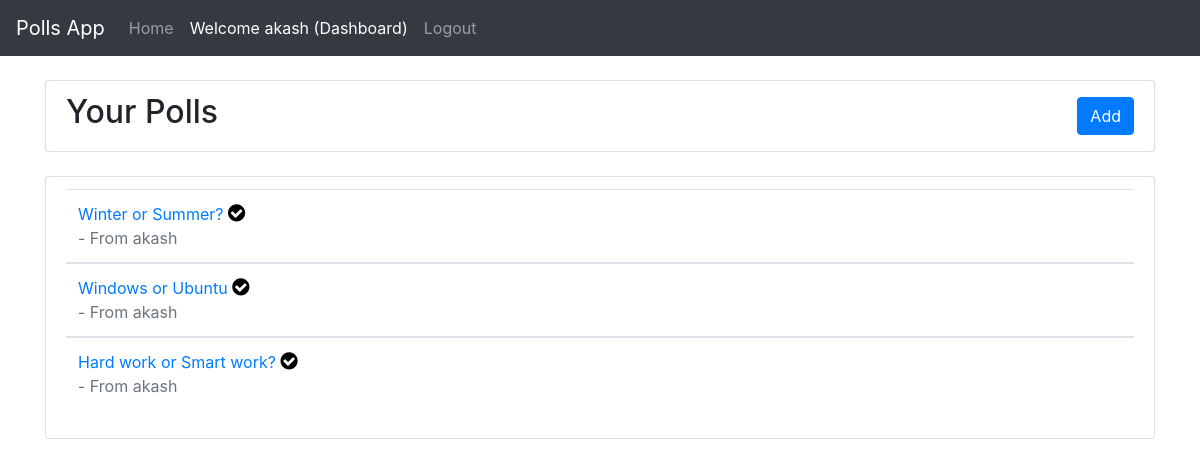
The page /dashboard (signed in) on the database its author committed.
### user_poll/models.py (models this page shows, shortened)
class Questions(models.Model):
    question_id = models.AutoField(primary_key=True)
    by_publishe = models.ForeignKey(User, on_delete=models.CASCADE)
    question = models.CharField(max_length=100)
    is_published = models.BooleanField(default=True)
    class Meta:
        db_table = 'Questions'

### pages/views.py (the view)
# urls.py: path('dashboard', views.dashboard, name='dashboard')
def dashboard(request):
    if not request.user.is_authenticated:
        return redirect('login')
    return index(request)

### pages/views.py (called while the page is built)
def index(request):
    question = Questions.objects.all()
    user = request.user
    paginator = Paginator(question, 6)
    page_number = request.GET.get('page')
    page_obj = paginator.get_page(page_number)
    context = {
        'question': page_obj,
        'user': user
    }
    if('/' == request.path):
        print(request.path)
        return render(request, 'pages/index.html', context)
    else:
        return render(request, 'pages/dashboard.html', context)

### templates/pages/dashboard.html (shortened to what this page needs)
{% extends 'base.html' %}
{% block content %}
<section id="dashboard" class="py-4">
    <div class="container">
      <div class="row">
        <div class="col-md-12">
          <ul class="list-group">
            <li class="list-group-item d-flex justify-content-between align-items-center">
              <h2 align="center">Your Polls</h2>
              <a class="btn btn-primary" href="{% url 'add_poll' %}">Add</a>
            </li>
          </ul>
          <br>
          <ul class="list-group">
            <li class="list-group-item d-flex justify-content-between align-items-center">
            <table class="table">
              {% if question %}
                {% for question in question %}
                  {% if question.is_published == True %}
                    <tbody>
                  {% else %}
                    {% if user == question.by_publishe %}
                      <tbody>
                      <tr>
                        <td><a href="{% url 'poll_stop' question.question_id %}">{{ question.question }}</a>&nbsp;<i class="fa fa-check-circle" style="font-size:20px;color:black"></i>
                        <footer class="text-muted">- From {{ question.by_publishe }}</footer></td>
                      </tr>
                    {% endif %}
                  {% endif %}
                {% endfor %}
              {% else %}
                <p>Latest polls not available</p>
              {% endif %}
            </table>
            </li>
          </ul>
        </div>
        <div class="row">
          <div class="col-md-12">
          </div>
        </div>
      </div>
</section>
{% endblock %}

### templates/base.html (shortened to what this page needs)
<!doctype html>
<html lang="en">
  <head>
    <link rel="stylesheet" href="https://stackpath.bootstrapcdn.com/bootstrap/4.3.1/css/bootstrap.min.css">
    <link rel="stylesheet" href="https://cdnjs.cloudflare.com/ajax/libs/font-awesome/4.7.0/css/font-awesome.min.css">
  </head>
  <body>
    <nav class="navbar navbar-expand-lg navbar-dark bg-dark">
    <a class="navbar-brand" href="#">Polls App</a>
    <div class="collapse navbar-collapse" id="navbarNavDropdown">
        <ul class="navbar-nav">
        <li
        {% if '/' == request.path %}
            class="nav-item active"
        {% else %}
            class="nav-item"
        {% endif %}
        >
            <a class="nav-link" href="{% url 'index' %}">Home</a>
        </li>
        {% if user.is_authenticated %}
            <li
            {% if 'dashboard' in request.path %}
                class="nav-item active"
            {% else %}
                class="nav-item"
            {% endif %}
            >
            <a class="nav-link" href="{% url 'dashboard' %}"> Welcome {{ user.username }} (Dashboard) </a>
            </li>
            <li class="nav-item">
                <a href="javascript:{document.getElementById('logout').submit()}" class="nav-link">
                     Logout
                </a>
            </li>
        {% endif %}
        </ul>
    </div>
    </nav>
    {% block content %}
    {% endblock %}
  </body>
</html>

### rows shown on the page
Questions: question "Winter or Summer?", by_publishe "akash"
Questions: question "Windows or Ubuntu", by_publishe "akash"
Questions: question "Hard work or Smart work?", by_publishe "akash"

### other values the page prints
{{ user.username }} "akash"
